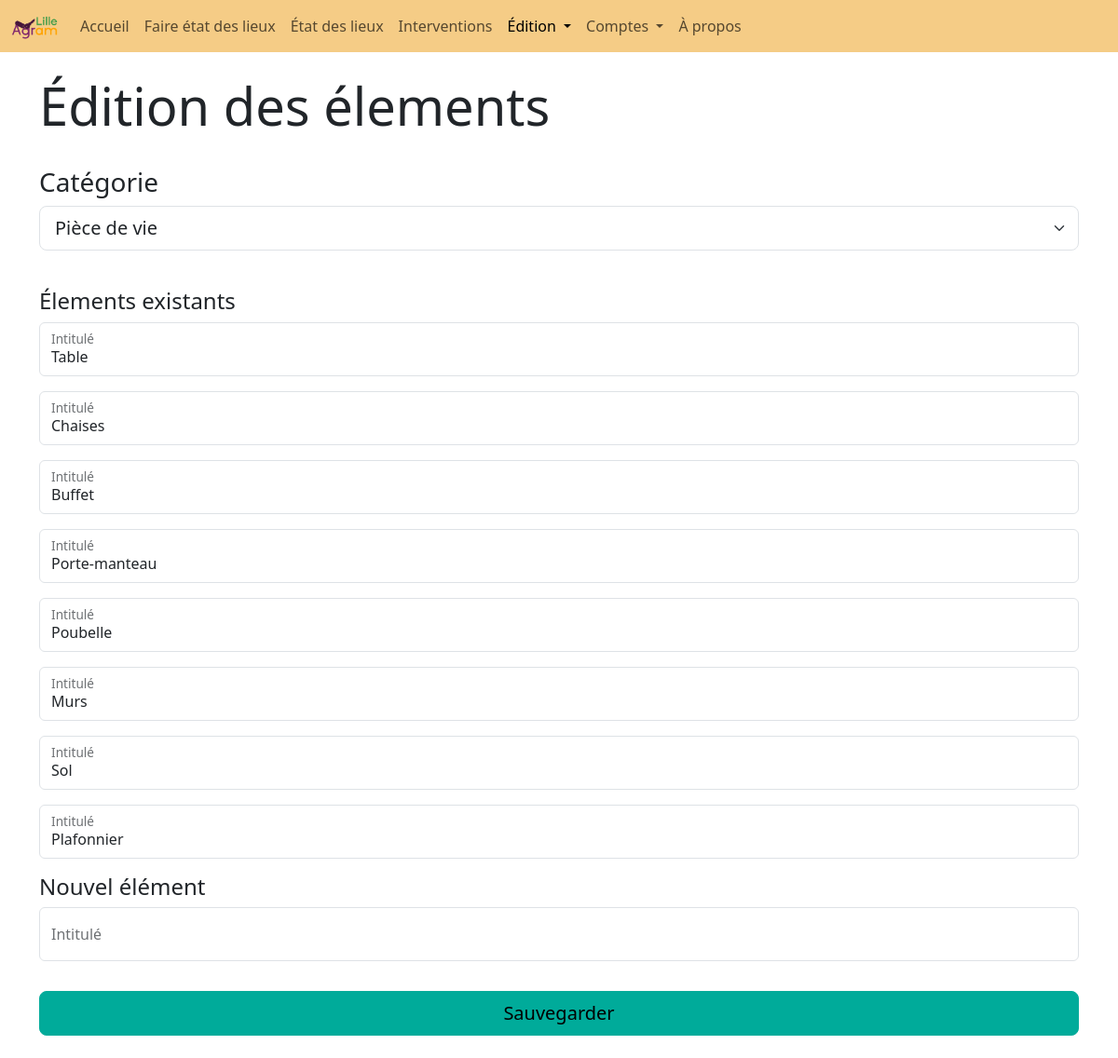
The page /modifier_elements (signed in) on the database its author committed.
### website/models.py (models this page shows)
class Element(db.Model):
    __tablename__ = "element"
    id = db.Column(db.Integer, primary_key=True)
    id_categorie = db.Column(db.Integer, db.ForeignKey('categorie_element.id'))
    intitule = db.Column(db.String(100))

### website/blueprints/edition.py (the view, shortened to what this page needs)
@edition.route('modifier_elements', methods = ['GET', 'POST'])
@login_required
def modifier_elements():
    action = request.args.get('action')
    cat_query = select(CategorieElement)
    cat_keys = db.session.execute(cat_query.select()).fetchall()
    id_cat = 0
    element_query = select(Element).where(Element.id_categorie == id_cat)
    element_values = db.session.execute(element_query.select()).fetchall()
    return render_template('modifier_elements.html', active=activePage(3),  user=current_user, cat_keys=cat_keys, id_cat=int(id_cat), Elements = element_values)

### website/__init__.py (called while the page is built)
def create_app():
    app = Flask(__name__)
    secrey_key = uuid.uuid4().hex
    app.config['SECRET_KEY'] = "meow" #secrey_key
    app.config['SQLALCHEMY_DATABASE_URI'] = f'sqlite:///{DB_NAME}'
    db.init_app(app)
    from .blueprints.views import views
    from .blueprints.auth import auth
    from .blueprints.edition import edition
    from .blueprints.edl import edl
    app.register_blueprint(views, url_prefix = '/')
    app.register_blueprint(auth, url_prefix = '/')
    app.register_blueprint(edition, url_prefix = '/')
    app.register_blueprint(edl, url_prefix = '/')
    from .models import User
    with app.app_context():
        db.create_all()
    login_manager = LoginManager()
    login_manager.login_view = 'auth.login'
    login_manager.init_app(app)
    @login_manager.user_loader
    def load_user(id):
        return User.query.get(int(id))
    return app

### website/functions.py (called while the page is built)
def activePage(id: int) -> ...:
    len = 20
    active = len * ['']
    active[id] = 'active'
    return active

### website/templates/edition/modifier_elements.html (shortened to what this page needs)
{% extends "base.html" %}
{% block content %}
<br>
<h1 class="display-4">Édition des élements</h1>
<br>
<form action="/modifier_elements?action=reload" id="selection" method="post">
<div class="row">
    <div class="col">
        <h3>Catégorie</h3>
        <select name="id_categorie" id="select-cat" class="form-select form-select-lg mb-3" aria-label=".form-select-lg example">
            {% for cat in cat_keys %}
                {% if cat.id == id_cat %}
                    <option selected value="{{cat.id}}">{{cat.intitule}}</option>
                {% else %}
                    <option value="{{cat.id}}">{{cat.intitule}}</option>
                {% endif %}
            {% endfor %}
        </select>
    </div>
</div>
</form>
<br>
<h4>Élements existants</h4>
<form action="/modifier_elements?action=save&id_categorie={{id_cat}}" method="post">
    {% for element in Elements %}
        <div class="row">
            <div class="input-group">
                <div class="form-floating mb-3">
                    <input type="text" class="form-control" id="intitule" name="{{element[0]}}.intitule" value="{{element[2]}}">
                    <label for="intitule">Intitulé</label>
                </div>
            </div>
        </div>
    {% endfor %}
    <h4>Nouvel élément</h4>
    <div class="row mb-3">
        <div class="input-group">
            <div class="form-floating mb-3">
                <input placeholder="" type="text" id="intitule" class="form-control" name="newitem.intitule" value="">
                <label for="intitule">Intitulé</label>
            </div>
        </div>
    </div>
    <div class="list-group">
        <button type="submit" class="btn btn-success btn-lg btn-block mb-4">Sauvegarder</button>
    </div>
</form>
{% endblock %}

### website/templates/base.html (style rules this page uses)
body { padding-top: 56px; }

### rows shown on the page
Element: intitule "Table"
Element: intitule "Chaises"
Element: intitule "Buffet"
Element: intitule "Porte-manteau"
Element: intitule "Poubelle"
Element: intitule "Murs"
Element: intitule "Sol"
Element: intitule "Plafonnier"

### other values the page prints
form field id_categorie "Pièce de vie"
